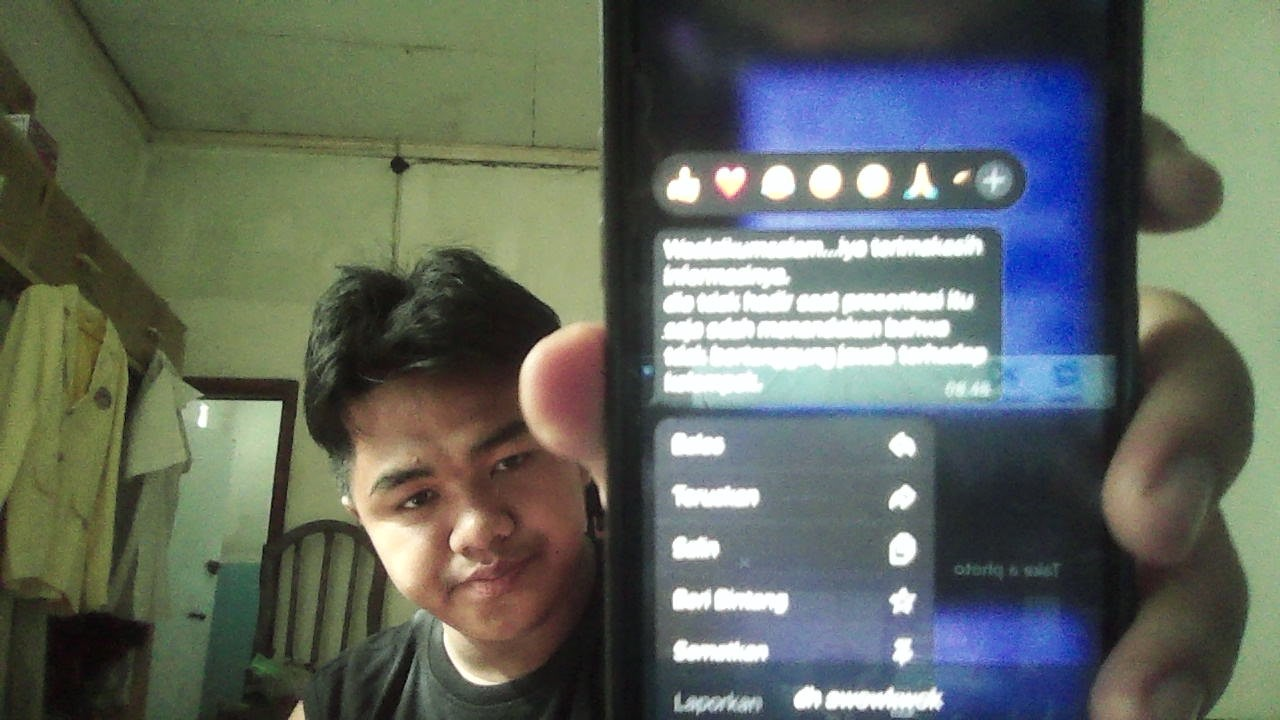
#> input picture Minggu7/Tugas/RiskiGacor.jpg, 1280 x 720 px, found by its file name
$ python Tugas7.py
#> lines starting #> are read from the running program, lines starting #| are printed output that depends on the picture; after the words box and inside, x2 and y2 are one past the last pixel; in counts of white or black regions, pixels touching at a corner belong together; long printed decimals are rounded
import numpy as np
import cv2
import matplotlib.pyplot as plt
from scipy.fft import fft2, fftshift, ifft2, ifftshift
import pywt
import time

# =========================
# 1. LOAD CITRA
# =========================
img = cv2.imread('MInggu7/Tugas/RiskiGacor.jpg', 0)
#> img: shape (720, 1280); min 0, max 255, mean 101.2
img = cv2.resize(img, (256, 256))
#> img: shape (256, 256)

# Noise periodik
rows, cols = img.shape
#> rows = 256; cols = 256
x = np.arange(cols)
#> x = 256 values from 0 to 255
y = np.arange(rows)
#> y = 256 values from 0 to 255
X, Y = np.meshgrid(x, y)
noise = 50 * np.sin(2*np.pi*X/20)
img_noise = np.clip(img + noise, 0, 255).astype(np.uint8)

# =========================
# 2. FFT ANALYSIS
# =========================
def compute_fft(image):
    f = fft2(image)
    fshift = fftshift(f)
    magnitude = np.log(1 + np.abs(fshift))
    phase = np.angle(fshift)
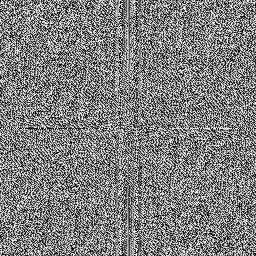
#> phase: shape (256, 256) float64; min -3.14, max 3.14, mean -9.59e-05; drawn with min black and max white
    return fshift, magnitude, phase

start = time.time()
fshift, mag, phase = compute_fft(img_noise)
fft_time = time.time() - start

# =========================
# 3. FREKUENSI DOMINAN
# =========================
mag_abs = np.abs(fshift)
center = (mag_abs.shape[0]//2, mag_abs.shape[1]//2)
#> center = (128, 128)
mag_abs[center] = 0
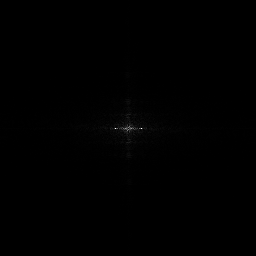
#> mag_abs: shape (256, 256) float64; min 0, max 1239107.5, mean 3711.4; drawn with min black and max white

dominant = np.unravel_index(np.argmax(mag_abs), mag_abs.shape)
#> dominant = (128, 115)

# =========================
# 4. REKONSTRUKSI
# =========================
def reconstruct(magnitude, phase):
    complex_img = magnitude * np.exp(1j * phase)
    img_back = np.abs(ifft2(ifftshift(complex_img)))
    return np.uint8(np.clip(img_back, 0, 255))
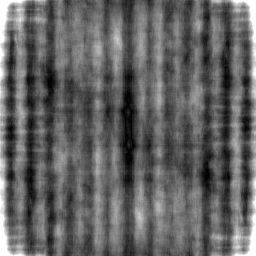
#> returned value: shape (256, 256); min 0, max 255, mean 98.6

img_mag = reconstruct(np.abs(fshift), np.zeros_like(phase))
img_phase = reconstruct(np.ones_like(mag), phase)
#> in reconstruct (call 2), `return np.uint8(np.clip(img_back, 0, 255))`: returned value: shape (256, 256); every value is 0

# =========================
# 5. FILTERING
# =========================
def ideal_lowpass(shape, D0):
    rows, cols = shape
    crow, ccol = rows//2, cols//2
    mask = np.zeros((rows, cols))
    for i in range(rows):
        for j in range(cols):
            if np.sqrt((i-crow)**2 + (j-ccol)**2) <= D0:
                mask[i, j] = 1
    return mask

def gaussian_lowpass(shape, D0):
    rows, cols = shape
    crow, ccol = rows//2, cols//2
    mask = np.zeros((rows, cols))
    for i in range(rows):
        for j in range(cols):
            D = np.sqrt((i-crow)**2 + (j-ccol)**2)
            mask[i, j] = np.exp(-(D**2)/(2*(D0**2)))
    return mask

# High-pass
def gaussian_highpass(shape, D0):
    return 1 - gaussian_lowpass(shape, D0)

# Notch filter
def notch_filter(shape, centers, radius=5):
    mask = np.ones(shape)
    for c in centers:
        cv2.circle(mask, c, radius, 0, -1)
    return mask

# Variasi cutoff
cutoffs = [10, 30, 60]
results_lp = []

for d in cutoffs:
    mask = gaussian_lowpass(img.shape, d)
    result = np.abs(ifft2(ifftshift(fshift * mask)))
    results_lp.append(result)
#> after the loop, results_lp = 3 items

# High-pass
mask_hp = gaussian_highpass(img.shape, 30)
img_hp = np.abs(ifft2(ifftshift(fshift * mask_hp)))

# Notch (manual titik noise)
mask_notch = notch_filter(img.shape, [(120,120),(136,136)])
#> after the loop in notch_filter, `for c in centers:`:
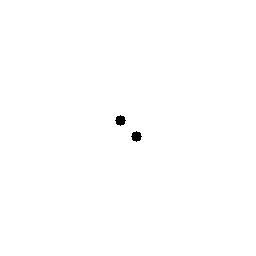
#> mask: shape (256, 256) float64; values 0 (black) and 1 (white), 99.8% white; 2 black regions, box (x1, y1, x2, y2) and area: (115, 115, 126, 126) 81, (131, 131, 142, 142) 81
img_notch = np.abs(ifft2(ifftshift(fshift * mask_notch)))
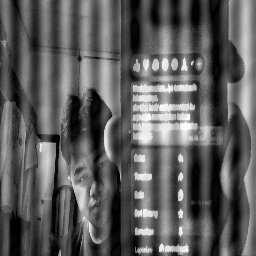
#> img_notch: shape (256, 256) float64; min 0.00258, max 275.8, mean 101.5; drawn with min black and max white

# =========================
# 6. WAVELET (db4 & Haar)
# =========================
coeffs_db4 = pywt.wavedec2(img, 'db4', level=2)
#> coeffs_db4 = 3 items
coeffs_haar = pywt.wavedec2(img, 'haar', level=2)
#> coeffs_haar = 3 items

cA, (cH1, cV1, cD1), (cH2, cV2, cD2) = coeffs_db4
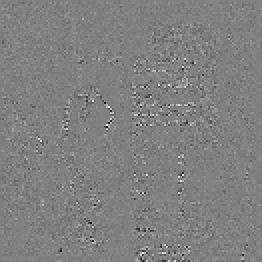
#> cD2: shape (131, 131) float64 (shown 2 times larger); min -54.47, max 53.5, mean 0; drawn with min black and max white

# Rekonstruksi (hapus detail level 1)
coeffs_mod = [cA, (None,None,None), (cH2,cV2,cD2)]
img_wave = pywt.waverec2(coeffs_mod, 'db4')
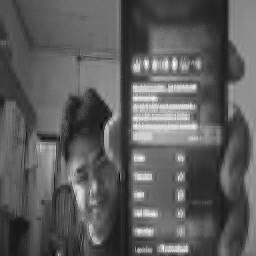
#> img_wave: shape (256, 256) float64; min -21.82, max 312.2, mean 101.1; drawn with min black and max white

# =========================
# 7. PSNR
# =========================
def psnr(a, b):
    mse = np.mean((a - b)**2)
    return 20*np.log10(255/np.sqrt(mse))

# =========================
# 8. OUTPUT TERMINAL RAPI
# =========================
print("\n" + "="*50)
print("HASIL ANALISIS DOMAIN FREKUENSI")
print("="*50)

print(f"Frekuensi Dominan : {dominant}")
#| Frekuensi Dominan : (128, 115)

total_energy = np.sum(mag_abs)
#> total_energy = 243231283.7
low_energy = np.sum(mag_abs[center[0]-30:center[0]+30, center[1]-30:center[1]+30])
#> low_energy = 103884996.1
print(f"Low Frequency Energy : {low_energy/total_energy*100:.2f}%")
#| Low Frequency Energy : 42.71%

print("\n" + "="*50)
print("HASIL FILTERING")
print("="*50)

for i, d in enumerate(cutoffs):
    print(f"Gaussian LP (cutoff {d}) → PSNR: {psnr(img, results_lp[i]):.2f} dB")
#> this loop made 3 passes
#> mse in psnr on passes 1 to 3: 915.5, 1163.5, 1188.5
#| Gaussian LP (cutoff 10) → PSNR: 18.51 dB
#| Gaussian LP (cutoff 30) → PSNR: 17.47 dB
#| Gaussian LP (cutoff 60) → PSNR: 17.38 dB

print(f"High-pass Gaussian → PSNR: {psnr(img, img_hp):.2f} dB")
#| High-pass Gaussian → PSNR: 7.47 dB
print(f"Notch Filter → PSNR: {psnr(img, img_notch):.2f} dB")
#| Notch Filter → PSNR: 17.19 dB

print("\n" + "="*50)
print("PERFORMA")
print("="*50)
print(f"Waktu FFT : {fft_time:.6f} detik")

print("\n" + "="*50)
print("WAVELET")
print("="*50)
print(f"Koef LL shape : {cA.shape}")
#| Koef LL shape : (69, 69)
print("Wavelet db4 & Haar berhasil digunakan")

print("\n" + "="*50)
print("KESIMPULAN")
print("="*50)
print("Phase lebih penting dari magnitude untuk struktur citra")
print("Gaussian filter mengurangi ringing dibanding ideal")
print("Notch filter efektif menghilangkan noise periodik")
print("Wavelet unggul untuk analisis multi-resolusi")

print("\n" + "="*65)
print("TABEL PERBANDINGAN METRIK")
print("="*65)
print(f"{'Metode':<25} {'PSNR (dB)':<15} {'Waktu (detik)':<15}")
print("-"*65)

# Hitung waktu tiap metode
def measure_time(func):
    start = time.time()
    result = func()
    t = time.time() - start
    return result, t

# Gaussian LP (30)
_, t_lp = measure_time(lambda: np.abs(ifft2(ifftshift(fshift * gaussian_lowpass(img.shape, 30)))))
#> t_lp = 0.0809

# High-pass
_, t_hp = measure_time(lambda: np.abs(ifft2(ifftshift(fshift * gaussian_highpass(img.shape, 30)))))
#> t_hp = 0.0816

# Notch
_, t_notch = measure_time(lambda: np.abs(ifft2(ifftshift(fshift * notch_filter(img.shape, [(120,120),(136,136)])))))
#> t_notch = 0.00158

# Wavelet
_, t_wave = measure_time(lambda: pywt.waverec2(coeffs_db4, 'db4'))
#> t_wave = 0.000959

# Print tabel
print(f"{'Gaussian Lowpass':<25} {psnr(img, results_lp[1]):<15.2f} {t_lp:<15.6f}")
#| Gaussian Lowpass          17.47           0.08088
print(f"{'Gaussian Highpass':<25} {psnr(img, img_hp):<15.2f} {t_hp:<15.6f}")
#| Gaussian Highpass         7.47            0.08162
print(f"{'Notch Filter':<25} {psnr(img, img_notch):<15.2f} {t_notch:<15.6f}")
#| Notch Filter              17.19           0.001575
print(f"{'Wavelet (db4)':<25} {psnr(img, img_wave):<15.2f} {t_wave:<15.6f}")
#| Wavelet (db4)             27.05           0.000959

print("="*65)

# =========================
# 9. VISUALISASI
# =========================
plt.figure(figsize=(14,10))

plt.subplot(3,4,1), plt.imshow(img, cmap='gray'), plt.title("Original")
plt.subplot(3,4,2), plt.imshow(img_noise, cmap='gray'), plt.title("Noise")
plt.subplot(3,4,3), plt.imshow(mag, cmap='gray'), plt.title("Magnitude")
plt.subplot(3,4,4), plt.imshow(phase, cmap='hsv'), plt.title("Phase")

plt.subplot(3,4,5), plt.imshow(img_mag, cmap='gray'), plt.title("Mag Only")
plt.subplot(3,4,6), plt.imshow(img_phase, cmap='gray'), plt.title("Phase Only")
plt.subplot(3,4,7), plt.imshow(results_lp[1], cmap='gray'), plt.title("LP (30)")
plt.subplot(3,4,8), plt.imshow(img_hp, cmap='gray'), plt.title("High-pass")

plt.subplot(3,4,9), plt.imshow(img_notch, cmap='gray'), plt.title("Notch")
plt.subplot(3,4,10), plt.imshow(cA, cmap='gray'), plt.title("Wavelet LL")
plt.subplot(3,4,11), plt.imshow(cH1, cmap='gray'), plt.title("Wavelet LH")
plt.subplot(3,4,12), plt.imshow(img_wave, cmap='gray'), plt.title("Reconstruct")

plt.tight_layout()
plt.show()
